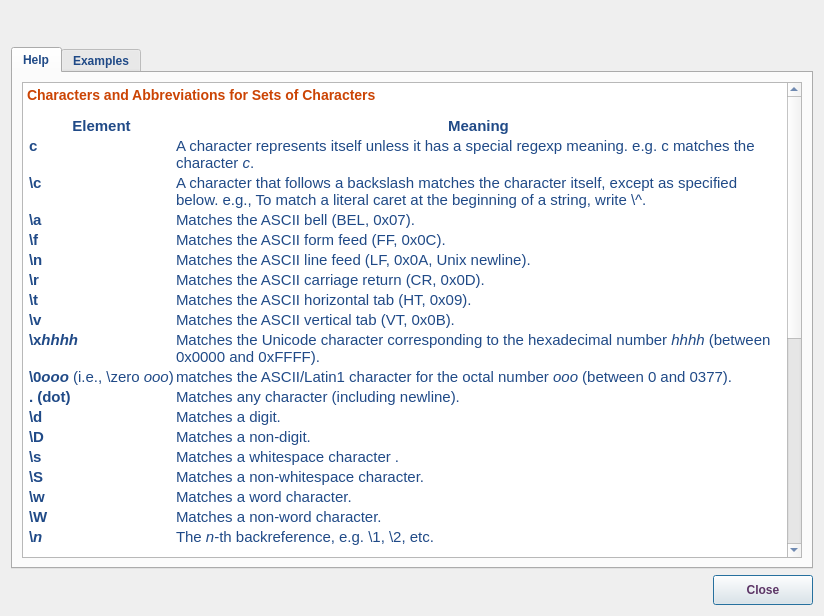
<?xml version="1.0" encoding="UTF-8"?>
<ui version="4.0">
 <class>RegexpHelpDialog</class>
 <widget class="QDialog" name="RegexpHelpDialog">
  <property name="geometry">
   <rect>
    <x>0</x>
    <y>0</y>
    <width>824</width>
    <height>616</height>
   </rect>
  </property>
  <property name="minimumSize">
   <size>
    <width>500</width>
    <height>300</height>
   </size>
  </property>
  <property name="windowTitle">
   <string>Regular Expressions</string>
  </property>
  <property name="windowIcon">
   <iconset resource="../../../../image.qrc">
    <normaloff>:/Image/regex.png</normaloff>:/Image/regex.png</iconset>
  </property>
  <layout class="QVBoxLayout" name="verticalLayout_2">
   <item>
    <layout class="QHBoxLayout" name="horizontalLayout_2">
     <item>
      <spacer name="horizontalSpacer_2">
       <property name="orientation">
        <enum>Qt::Horizontal</enum>
       </property>
       <property name="sizeHint" stdset="0">
        <size>
         <width>40</width>
         <height>20</height>
        </size>
       </property>
      </spacer>
     </item>
     <item>
      <widget class="QLabel" name="label">
       <property name="minimumSize">
        <size>
         <width>0</width>
         <height>30</height>
        </size>
       </property>
       <property name="maximumSize">
        <size>
         <width>16777215</width>
         <height>30</height>
        </size>
       </property>
       <property name="text">
        <string/>
       </property>
       <property name="pixmap">
        <pixmap resource="../../../../image.qrc">:/Image/regularExp.png</pixmap>
       </property>
       <property name="scaledContents">
        <bool>false</bool>
       </property>
       <property name="alignment">
        <set>Qt::AlignCenter</set>
       </property>
      </widget>
     </item>
     <item>
      <spacer name="horizontalSpacer_3">
       <property name="orientation">
        <enum>Qt::Horizontal</enum>
       </property>
       <property name="sizeHint" stdset="0">
        <size>
         <width>40</width>
         <height>20</height>
        </size>
       </property>
      </spacer>
     </item>
    </layout>
   </item>
   <item>
    <widget class="QTabWidget" name="tabWidget">
     <property name="font">
      <font>
       <weight>75</weight>
       <bold>true</bold>
      </font>
     </property>
     <property name="styleSheet">
      <string notr="true">color: rgb(32, 74, 135);</string>
     </property>
     <property name="currentIndex">
      <number>0</number>
     </property>
     <widget class="QWidget" name="tab">
      <attribute name="title">
       <string>Help</string>
      </attribute>
      <layout class="QVBoxLayout" name="verticalLayout">
       <item>
        <widget class="QTextEdit" name="textEdit_2">
         <property name="enabled">
          <bool>true</bool>
         </property>
         <property name="readOnly">
          <bool>true</bool>
         </property>
         <property name="html">
          <string>&lt;!DOCTYPE HTML PUBLIC &quot;-//W3C//DTD HTML 4.0//EN&quot; &quot;http://www.w3.org/TR/REC-html40/strict.dtd&quot;&gt;
&lt;html&gt;&lt;head&gt;&lt;meta name=&quot;qrichtext&quot; content=&quot;1&quot; /&gt;&lt;style type=&quot;text/css&quot;&gt;
p, li { white-space: pre-wrap; }
&lt;/style&gt;&lt;/head&gt;&lt;body style=&quot; font-family:'Ubuntu'; font-size:11pt; font-weight:600; font-style:normal;&quot;&gt;
&lt;p style=&quot; margin-top:14px; margin-bottom:12px; margin-left:0px; margin-right:0px; -qt-block-indent:0; text-indent:0px;&quot;&gt;&lt;span style=&quot; font-size:large; color:#cb4404;&quot;&gt;Characters and Abbreviations for Sets of Characters&lt;/span&gt;&lt;/p&gt;
&lt;p style=&quot;-qt-paragraph-type:empty; margin-top:0px; margin-bottom:0px; margin-left:0px; margin-right:0px; -qt-block-indent:0; text-indent:0px; font-weight:400; color:#204a87;&quot;&gt;&lt;br /&gt;&lt;/p&gt;
&lt;table border=&quot;0&quot; style=&quot; margin-top:0px; margin-bottom:0px; margin-left:0px; margin-right:0px;&quot; cellspacing=&quot;2&quot; cellpadding=&quot;0&quot;&gt;&lt;thead&gt;
&lt;tr&gt;
&lt;td&gt;
&lt;p align=&quot;center&quot; style=&quot; margin-top:0px; margin-bottom:0px; margin-left:0px; margin-right:0px; -qt-block-indent:0; text-indent:0px;&quot;&gt;&lt;span style=&quot; color:#204a87;&quot;&gt;Element&lt;/span&gt;&lt;/p&gt;&lt;/td&gt;
&lt;td&gt;
&lt;p align=&quot;center&quot; style=&quot; margin-top:0px; margin-bottom:0px; margin-left:0px; margin-right:0px; -qt-block-indent:0; text-indent:0px;&quot;&gt;&lt;span style=&quot; color:#204a87;&quot;&gt;Meaning&lt;/span&gt;&lt;/p&gt;&lt;/td&gt;&lt;/tr&gt;&lt;/thead&gt;
&lt;tr&gt;
&lt;td style=&quot; vertical-align:top;&quot;&gt;
&lt;p style=&quot; margin-top:0px; margin-bottom:0px; margin-left:0px; margin-right:0px; -qt-block-indent:0; text-indent:0px;&quot;&gt;&lt;span style=&quot; color:#204a87;&quot;&gt;c&lt;/span&gt;&lt;/p&gt;&lt;/td&gt;
&lt;td style=&quot; vertical-align:top;&quot;&gt;
&lt;p style=&quot; margin-top:0px; margin-bottom:0px; margin-left:0px; margin-right:0px; -qt-block-indent:0; text-indent:0px;&quot;&gt;&lt;span style=&quot; font-weight:400; color:#204a87;&quot;&gt;A character represents itself unless it has a special regexp meaning. e.g. c matches the character &lt;/span&gt;&lt;span style=&quot; font-weight:400; font-style:italic; color:#204a87;&quot;&gt;c&lt;/span&gt;&lt;span style=&quot; font-weight:400; color:#204a87;&quot;&gt;.&lt;/span&gt;&lt;/p&gt;&lt;/td&gt;&lt;/tr&gt;
&lt;tr&gt;
&lt;td style=&quot; vertical-align:top;&quot;&gt;
&lt;p style=&quot; margin-top:0px; margin-bottom:0px; margin-left:0px; margin-right:0px; -qt-block-indent:0; text-indent:0px;&quot;&gt;&lt;span style=&quot; color:#204a87;&quot;&gt;\c&lt;/span&gt;&lt;/p&gt;&lt;/td&gt;
&lt;td style=&quot; vertical-align:top;&quot;&gt;
&lt;p style=&quot; margin-top:0px; margin-bottom:0px; margin-left:0px; margin-right:0px; -qt-block-indent:0; text-indent:0px;&quot;&gt;&lt;span style=&quot; font-weight:400; color:#204a87;&quot;&gt;A character that follows a backslash matches the character itself, except as specified below. e.g., To match a literal caret at the beginning of a string, write \^.&lt;/span&gt;&lt;/p&gt;&lt;/td&gt;&lt;/tr&gt;
&lt;tr&gt;
&lt;td style=&quot; vertical-align:top;&quot;&gt;
&lt;p style=&quot; margin-top:0px; margin-bottom:0px; margin-left:0px; margin-right:0px; -qt-block-indent:0; text-indent:0px;&quot;&gt;&lt;span style=&quot; color:#204a87;&quot;&gt;\a&lt;/span&gt;&lt;/p&gt;&lt;/td&gt;
&lt;td style=&quot; vertical-align:top;&quot;&gt;
&lt;p style=&quot; margin-top:0px; margin-bottom:0px; margin-left:0px; margin-right:0px; -qt-block-indent:0; text-indent:0px;&quot;&gt;&lt;span style=&quot; font-weight:400; color:#204a87;&quot;&gt;Matches the ASCII bell (BEL, 0x07).&lt;/span&gt;&lt;/p&gt;&lt;/td&gt;&lt;/tr&gt;
&lt;tr&gt;
&lt;td style=&quot; vertical-align:top;&quot;&gt;
&lt;p style=&quot; margin-top:0px; margin-bottom:0px; margin-left:0px; margin-right:0px; -qt-block-indent:0; text-indent:0px;&quot;&gt;&lt;span style=&quot; color:#204a87;&quot;&gt;\f&lt;/span&gt;&lt;/p&gt;&lt;/td&gt;
&lt;td style=&quot; vertical-align:top;&quot;&gt;
&lt;p style=&quot; margin-top:0px; margin-bottom:0px; margin-left:0px; margin-right:0px; -qt-block-indent:0; text-indent:0px;&quot;&gt;&lt;span style=&quot; font-weight:400; color:#204a87;&quot;&gt;Matches the ASCII form feed (FF, 0x0C).&lt;/span&gt;&lt;/p&gt;&lt;/td&gt;&lt;/tr&gt;
&lt;tr&gt;
&lt;td style=&quot; vertical-align:top;&quot;&gt;
&lt;p style=&quot; margin-top:0px; margin-bottom:0px; margin-left:0px; margin-right:0px; -qt-block-indent:0; text-indent:0px;&quot;&gt;&lt;span style=&quot; color:#204a87;&quot;&gt;\n&lt;/span&gt;&lt;/p&gt;&lt;/td&gt;
&lt;td style=&quot; vertical-align:top;&quot;&gt;
&lt;p style=&quot; margin-top:0px; margin-bottom:0px; margin-left:0px; margin-right:0px; -qt-block-indent:0; text-indent:0px;&quot;&gt;&lt;span style=&quot; font-weight:400; color:#204a87;&quot;&gt;Matches the ASCII line feed (LF, 0x0A, Unix newline).&lt;/span&gt;&lt;/p&gt;&lt;/td&gt;&lt;/tr&gt;
&lt;tr&gt;
&lt;td style=&quot; vertical-align:top;&quot;&gt;
&lt;p style=&quot; margin-top:0px; margin-bottom:0px; margin-left:0px; margin-right:0px; -qt-block-indent:0; text-indent:0px;&quot;&gt;&lt;span style=&quot; color:#204a87;&quot;&gt;\r&lt;/span&gt;&lt;/p&gt;&lt;/td&gt;
&lt;td style=&quot; vertical-align:top;&quot;&gt;
&lt;p style=&quot; margin-top:0px; margin-bottom:0px; margin-left:0px; margin-right:0px; -qt-block-indent:0; text-indent:0px;&quot;&gt;&lt;span style=&quot; font-weight:400; color:#204a87;&quot;&gt;Matches the ASCII carriage return (CR, 0x0D).&lt;/span&gt;&lt;/p&gt;&lt;/td&gt;&lt;/tr&gt;
&lt;tr&gt;
&lt;td style=&quot; vertical-align:top;&quot;&gt;
&lt;p style=&quot; margin-top:0px; margin-bottom:0px; margin-left:0px; margin-right:0px; -qt-block-indent:0; text-indent:0px;&quot;&gt;&lt;span style=&quot; color:#204a87;&quot;&gt;\t&lt;/span&gt;&lt;/p&gt;&lt;/td&gt;
&lt;td style=&quot; vertical-align:top;&quot;&gt;
&lt;p style=&quot; margin-top:0px; margin-bottom:0px; margin-left:0px; margin-right:0px; -qt-block-indent:0; text-indent:0px;&quot;&gt;&lt;span style=&quot; font-weight:400; color:#204a87;&quot;&gt;Matches the ASCII horizontal tab (HT, 0x09).&lt;/span&gt;&lt;/p&gt;&lt;/td&gt;&lt;/tr&gt;
&lt;tr&gt;
&lt;td style=&quot; vertical-align:top;&quot;&gt;
&lt;p style=&quot; margin-top:0px; margin-bottom:0px; margin-left:0px; margin-right:0px; -qt-block-indent:0; text-indent:0px;&quot;&gt;&lt;span style=&quot; color:#204a87;&quot;&gt;\v&lt;/span&gt;&lt;/p&gt;&lt;/td&gt;
&lt;td style=&quot; vertical-align:top;&quot;&gt;
&lt;p style=&quot; margin-top:0px; margin-bottom:0px; margin-left:0px; margin-right:0px; -qt-block-indent:0; text-indent:0px;&quot;&gt;&lt;span style=&quot; font-weight:400; color:#204a87;&quot;&gt;Matches the ASCII vertical tab (VT, 0x0B).&lt;/span&gt;&lt;/p&gt;&lt;/td&gt;&lt;/tr&gt;
&lt;tr&gt;
&lt;td style=&quot; vertical-align:top;&quot;&gt;
&lt;p style=&quot; margin-top:0px; margin-bottom:0px; margin-left:0px; margin-right:0px; -qt-block-indent:0; text-indent:0px;&quot;&gt;&lt;span style=&quot; color:#204a87;&quot;&gt;\x&lt;/span&gt;&lt;span style=&quot; font-style:italic; color:#204a87;&quot;&gt;hhhh&lt;/span&gt;&lt;/p&gt;&lt;/td&gt;
&lt;td style=&quot; vertical-align:top;&quot;&gt;
&lt;p style=&quot; margin-top:0px; margin-bottom:0px; margin-left:0px; margin-right:0px; -qt-block-indent:0; text-indent:0px;&quot;&gt;&lt;span style=&quot; font-weight:400; color:#204a87;&quot;&gt;Matches the Unicode character corresponding to the hexadecimal number &lt;/span&gt;&lt;span style=&quot; font-weight:400; font-style:italic; color:#204a87;&quot;&gt;hhhh&lt;/span&gt;&lt;span style=&quot; font-weight:400; color:#204a87;&quot;&gt; (between 0x0000 and 0xFFFF).&lt;/span&gt;&lt;/p&gt;&lt;/td&gt;&lt;/tr&gt;
&lt;tr&gt;
&lt;td style=&quot; vertical-align:top;&quot;&gt;
&lt;p style=&quot; margin-top:0px; margin-bottom:0px; margin-left:0px; margin-right:0px; -qt-block-indent:0; text-indent:0px;&quot;&gt;&lt;span style=&quot; color:#204a87;&quot;&gt;\0&lt;/span&gt;&lt;span style=&quot; font-style:italic; color:#204a87;&quot;&gt;ooo&lt;/span&gt;&lt;span style=&quot; color:#204a87;&quot;&gt; &lt;/span&gt;&lt;span style=&quot; font-weight:400; color:#204a87;&quot;&gt;(i.e., \zero &lt;/span&gt;&lt;span style=&quot; font-weight:400; font-style:italic; color:#204a87;&quot;&gt;ooo&lt;/span&gt;&lt;span style=&quot; font-weight:400; color:#204a87;&quot;&gt;)&lt;/span&gt;&lt;/p&gt;&lt;/td&gt;
&lt;td style=&quot; vertical-align:top;&quot;&gt;
&lt;p style=&quot; margin-top:0px; margin-bottom:0px; margin-left:0px; margin-right:0px; -qt-block-indent:0; text-indent:0px;&quot;&gt;&lt;span style=&quot; font-weight:400; color:#204a87;&quot;&gt;matches the ASCII/Latin1 character for the octal number &lt;/span&gt;&lt;span style=&quot; font-weight:400; font-style:italic; color:#204a87;&quot;&gt;ooo&lt;/span&gt;&lt;span style=&quot; font-weight:400; color:#204a87;&quot;&gt; (between 0 and 0377).&lt;/span&gt;&lt;/p&gt;&lt;/td&gt;&lt;/tr&gt;
&lt;tr&gt;
&lt;td style=&quot; vertical-align:top;&quot;&gt;
&lt;p style=&quot; margin-top:0px; margin-bottom:0px; margin-left:0px; margin-right:0px; -qt-block-indent:0; text-indent:0px;&quot;&gt;&lt;span style=&quot; color:#204a87;&quot;&gt;. (dot)&lt;/span&gt;&lt;/p&gt;&lt;/td&gt;
&lt;td style=&quot; vertical-align:top;&quot;&gt;
&lt;p style=&quot; margin-top:0px; margin-bottom:0px; margin-left:0px; margin-right:0px; -qt-block-indent:0; text-indent:0px;&quot;&gt;&lt;span style=&quot; font-weight:400; color:#204a87;&quot;&gt;Matches any character (including newline).&lt;/span&gt;&lt;/p&gt;&lt;/td&gt;&lt;/tr&gt;
&lt;tr&gt;
&lt;td style=&quot; vertical-align:top;&quot;&gt;
&lt;p style=&quot; margin-top:0px; margin-bottom:0px; margin-left:0px; margin-right:0px; -qt-block-indent:0; text-indent:0px;&quot;&gt;&lt;span style=&quot; color:#204a87;&quot;&gt;\d&lt;/span&gt;&lt;/p&gt;&lt;/td&gt;
&lt;td style=&quot; vertical-align:top;&quot;&gt;
&lt;p style=&quot; margin-top:0px; margin-bottom:0px; margin-left:0px; margin-right:0px; -qt-block-indent:0; text-indent:0px;&quot;&gt;&lt;span style=&quot; font-weight:400; color:#204a87;&quot;&gt;Matches a digit.&lt;/span&gt;&lt;/p&gt;&lt;/td&gt;&lt;/tr&gt;
&lt;tr&gt;
&lt;td style=&quot; vertical-align:top;&quot;&gt;
&lt;p style=&quot; margin-top:0px; margin-bottom:0px; margin-left:0px; margin-right:0px; -qt-block-indent:0; text-indent:0px;&quot;&gt;&lt;span style=&quot; color:#204a87;&quot;&gt;\D&lt;/span&gt;&lt;/p&gt;&lt;/td&gt;
&lt;td style=&quot; vertical-align:top;&quot;&gt;
&lt;p style=&quot; margin-top:0px; margin-bottom:0px; margin-left:0px; margin-right:0px; -qt-block-indent:0; text-indent:0px;&quot;&gt;&lt;span style=&quot; font-weight:400; color:#204a87;&quot;&gt;Matches a non-digit.&lt;/span&gt;&lt;/p&gt;&lt;/td&gt;&lt;/tr&gt;
&lt;tr&gt;
&lt;td style=&quot; vertical-align:top;&quot;&gt;
&lt;p style=&quot; margin-top:0px; margin-bottom:0px; margin-left:0px; margin-right:0px; -qt-block-indent:0; text-indent:0px;&quot;&gt;&lt;span style=&quot; color:#204a87;&quot;&gt;\s&lt;/span&gt;&lt;/p&gt;&lt;/td&gt;
&lt;td style=&quot; vertical-align:top;&quot;&gt;
&lt;p style=&quot; margin-top:0px; margin-bottom:0px; margin-left:0px; margin-right:0px; -qt-block-indent:0; text-indent:0px;&quot;&gt;&lt;span style=&quot; font-weight:400; color:#204a87;&quot;&gt;Matches a whitespace character .&lt;/span&gt;&lt;/p&gt;&lt;/td&gt;&lt;/tr&gt;
&lt;tr&gt;
&lt;td style=&quot; vertical-align:top;&quot;&gt;
&lt;p style=&quot; margin-top:0px; margin-bottom:0px; margin-left:0px; margin-right:0px; -qt-block-indent:0; text-indent:0px;&quot;&gt;&lt;span style=&quot; color:#204a87;&quot;&gt;\S&lt;/span&gt;&lt;/p&gt;&lt;/td&gt;
&lt;td style=&quot; vertical-align:top;&quot;&gt;
&lt;p style=&quot; margin-top:0px; margin-bottom:0px; margin-left:0px; margin-right:0px; -qt-block-indent:0; text-indent:0px;&quot;&gt;&lt;span style=&quot; font-weight:400; color:#204a87;&quot;&gt;Matches a non-whitespace character.&lt;/span&gt;&lt;/p&gt;&lt;/td&gt;&lt;/tr&gt;
&lt;tr&gt;
&lt;td style=&quot; vertical-align:top;&quot;&gt;
&lt;p style=&quot; margin-top:0px; margin-bottom:0px; margin-left:0px; margin-right:0px; -qt-block-indent:0; text-indent:0px;&quot;&gt;&lt;span style=&quot; color:#204a87;&quot;&gt;\w&lt;/span&gt;&lt;/p&gt;&lt;/td&gt;
&lt;td style=&quot; vertical-align:top;&quot;&gt;
&lt;p style=&quot; margin-top:0px; margin-bottom:0px; margin-left:0px; margin-right:0px; -qt-block-indent:0; text-indent:0px;&quot;&gt;&lt;span style=&quot; font-weight:400; color:#204a87;&quot;&gt;Matches a word character.&lt;/span&gt;&lt;/p&gt;&lt;/td&gt;&lt;/tr&gt;
&lt;tr&gt;
&lt;td style=&quot; vertical-align:top;&quot;&gt;
&lt;p style=&quot; margin-top:0px; margin-bottom:0px; margin-left:0px; margin-right:0px; -qt-block-indent:0; text-indent:0px;&quot;&gt;&lt;span style=&quot; color:#204a87;&quot;&gt;\W&lt;/span&gt;&lt;/p&gt;&lt;/td&gt;
&lt;td style=&quot; vertical-align:top;&quot;&gt;
&lt;p style=&quot; margin-top:0px; margin-bottom:0px; margin-left:0px; margin-right:0px; -qt-block-indent:0; text-indent:0px;&quot;&gt;&lt;span style=&quot; font-weight:400; color:#204a87;&quot;&gt;Matches a non-word character.&lt;/span&gt;&lt;/p&gt;&lt;/td&gt;&lt;/tr&gt;
&lt;tr&gt;
&lt;td style=&quot; vertical-align:top;&quot;&gt;
&lt;p style=&quot; margin-top:0px; margin-bottom:0px; margin-left:0px; margin-right:0px; -qt-block-indent:0; text-indent:0px;&quot;&gt;&lt;span style=&quot; color:#204a87;&quot;&gt;\&lt;/span&gt;&lt;span style=&quot; font-style:italic; color:#204a87;&quot;&gt;n&lt;/span&gt;&lt;/p&gt;&lt;/td&gt;
&lt;td style=&quot; vertical-align:top;&quot;&gt;
&lt;p style=&quot; margin-top:0px; margin-bottom:0px; margin-left:0px; margin-right:0px; -qt-block-indent:0; text-indent:0px;&quot;&gt;&lt;span style=&quot; font-weight:400; color:#204a87;&quot;&gt;The &lt;/span&gt;&lt;span style=&quot; font-weight:400; font-style:italic; color:#204a87;&quot;&gt;n&lt;/span&gt;&lt;span style=&quot; font-weight:400; color:#204a87;&quot;&gt;-th backreference, e.g. \1, \2, etc.&lt;/span&gt;&lt;/p&gt;&lt;/td&gt;&lt;/tr&gt;&lt;/table&gt;
&lt;p style=&quot;-qt-paragraph-type:empty; margin-top:0px; margin-bottom:0px; margin-left:0px; margin-right:0px; -qt-block-indent:0; text-indent:0px; font-weight:400; color:#204a87;&quot;&gt;&lt;br /&gt;&lt;/p&gt;
&lt;p style=&quot;-qt-paragraph-type:empty; margin-top:0px; margin-bottom:0px; margin-left:0px; margin-right:0px; -qt-block-indent:0; text-indent:0px; font-weight:400; color:#204a87;&quot;&gt;&lt;br /&gt;&lt;/p&gt;
&lt;p style=&quot;-qt-paragraph-type:empty; margin-top:0px; margin-bottom:0px; margin-left:0px; margin-right:0px; -qt-block-indent:0; text-indent:0px; font-weight:400; color:#204a87;&quot;&gt;&lt;br /&gt;&lt;/p&gt;
&lt;p style=&quot; margin-top:0px; margin-bottom:0px; margin-left:0px; margin-right:0px; -qt-block-indent:0; text-indent:0px;&quot;&gt;&lt;span style=&quot; font-size:large; color:#ce5c00;&quot;&gt;Quantifiers&lt;/span&gt;&lt;/p&gt;
&lt;p style=&quot; margin-top:12px; margin-bottom:12px; margin-left:0px; margin-right:0px; -qt-block-indent:0; text-indent:0px;&quot;&gt;&lt;span style=&quot; font-weight:400; color:#204a87;&quot;&gt;By default, an expression is automatically quantified by {1,1}, i.e. it should occur exactly once. In the following list, &lt;/span&gt;&lt;span style=&quot; font-weight:400; font-style:italic; color:#204a87;&quot;&gt;E&lt;/span&gt;&lt;span style=&quot; font-weight:400; color:#204a87;&quot;&gt; stands for expression. An expression is a character, or an abbreviation for a set of characters, or a set of characters in square brackets, or an expression in parentheses.&lt;/span&gt;&lt;/p&gt;
&lt;p style=&quot;-qt-paragraph-type:empty; margin-top:0px; margin-bottom:0px; margin-left:0px; margin-right:0px; -qt-block-indent:0; text-indent:0px; font-weight:400; color:#204a87;&quot;&gt;&lt;br /&gt;&lt;/p&gt;
&lt;table border=&quot;0&quot; style=&quot; margin-top:0px; margin-bottom:0px; margin-left:0px; margin-right:0px;&quot; cellspacing=&quot;2&quot; cellpadding=&quot;0&quot;&gt;
&lt;tr&gt;
&lt;td style=&quot; vertical-align:top;&quot;&gt;
&lt;p style=&quot; margin-top:0px; margin-bottom:0px; margin-left:0px; margin-right:0px; -qt-block-indent:0; text-indent:0px;&quot;&gt;&lt;span style=&quot; font-style:italic; color:#204a87;&quot;&gt;E&lt;/span&gt;&lt;span style=&quot; color:#204a87;&quot;&gt;?&lt;/span&gt;&lt;/p&gt;&lt;/td&gt;
&lt;td style=&quot; vertical-align:top;&quot;&gt;
&lt;p style=&quot; margin-top:0px; margin-bottom:0px; margin-left:0px; margin-right:0px; -qt-block-indent:0; text-indent:0px;&quot;&gt;&lt;span style=&quot; font-weight:400; color:#204a87;&quot;&gt;Matches zero or one occurrences of &lt;/span&gt;&lt;span style=&quot; font-weight:400; font-style:italic; color:#204a87;&quot;&gt;E&lt;/span&gt;&lt;span style=&quot; font-weight:400; color:#204a87;&quot;&gt;. This quantifier means &lt;/span&gt;&lt;span style=&quot; font-weight:400; font-style:italic; color:#204a87;&quot;&gt;The previous expression is optional&lt;/span&gt;&lt;span style=&quot; font-weight:400; color:#204a87;&quot;&gt;, because it will match whether or not the expression is found. &lt;/span&gt;&lt;span style=&quot; font-weight:400; font-style:italic; color:#204a87;&quot;&gt;E&lt;/span&gt;&lt;span style=&quot; font-weight:400; color:#204a87;&quot;&gt;? is the same as &lt;/span&gt;&lt;span style=&quot; font-weight:400; font-style:italic; color:#204a87;&quot;&gt;E&lt;/span&gt;&lt;span style=&quot; font-weight:400; color:#204a87;&quot;&gt;{0,1}. e.g., dents? matches 'dent' or 'dents'.&lt;/span&gt;&lt;/p&gt;&lt;/td&gt;&lt;/tr&gt;
&lt;tr&gt;
&lt;td style=&quot; vertical-align:top;&quot;&gt;
&lt;p style=&quot; margin-top:0px; margin-bottom:0px; margin-left:0px; margin-right:0px; -qt-block-indent:0; text-indent:0px;&quot;&gt;&lt;span style=&quot; font-style:italic; color:#204a87;&quot;&gt;E&lt;/span&gt;&lt;span style=&quot; color:#204a87;&quot;&gt;+&lt;/span&gt;&lt;/p&gt;&lt;/td&gt;
&lt;td style=&quot; vertical-align:top;&quot;&gt;
&lt;p style=&quot; margin-top:0px; margin-bottom:0px; margin-left:0px; margin-right:0px; -qt-block-indent:0; text-indent:0px;&quot;&gt;&lt;span style=&quot; font-weight:400; color:#204a87;&quot;&gt;Matches one or more occurrences of &lt;/span&gt;&lt;span style=&quot; font-weight:400; font-style:italic; color:#204a87;&quot;&gt;E&lt;/span&gt;&lt;span style=&quot; font-weight:400; color:#204a87;&quot;&gt;. &lt;/span&gt;&lt;span style=&quot; font-weight:400; font-style:italic; color:#204a87;&quot;&gt;E&lt;/span&gt;&lt;span style=&quot; font-weight:400; color:#204a87;&quot;&gt;+ is the same as &lt;/span&gt;&lt;span style=&quot; font-weight:400; font-style:italic; color:#204a87;&quot;&gt;E&lt;/span&gt;&lt;span style=&quot; font-weight:400; color:#204a87;&quot;&gt;{1,}. e.g., 0+ matches '0', '00', '000', etc.&lt;/span&gt;&lt;/p&gt;&lt;/td&gt;&lt;/tr&gt;
&lt;tr&gt;
&lt;td style=&quot; vertical-align:top;&quot;&gt;
&lt;p style=&quot; margin-top:0px; margin-bottom:0px; margin-left:0px; margin-right:0px; -qt-block-indent:0; text-indent:0px;&quot;&gt;&lt;span style=&quot; font-style:italic; color:#204a87;&quot;&gt;E&lt;/span&gt;&lt;span style=&quot; color:#204a87;&quot;&gt;*&lt;/span&gt;&lt;/p&gt;&lt;/td&gt;
&lt;td style=&quot; vertical-align:top;&quot;&gt;
&lt;p style=&quot; margin-top:0px; margin-bottom:0px; margin-left:0px; margin-right:0px; -qt-block-indent:0; text-indent:0px;&quot;&gt;&lt;span style=&quot; font-weight:400; color:#204a87;&quot;&gt;Matches zero or more occurrences of &lt;/span&gt;&lt;span style=&quot; font-weight:400; font-style:italic; color:#204a87;&quot;&gt;E&lt;/span&gt;&lt;span style=&quot; font-weight:400; color:#204a87;&quot;&gt;. It is the same as &lt;/span&gt;&lt;span style=&quot; font-weight:400; font-style:italic; color:#204a87;&quot;&gt;E&lt;/span&gt;&lt;span style=&quot; font-weight:400; color:#204a87;&quot;&gt;{0,}. The * quantifier is often used in error where + should be used. For example, if \s*$ is used in an expression to match strings that end in whitespace, it will match every string because \s*$ means &lt;/span&gt;&lt;span style=&quot; font-weight:400; font-style:italic; color:#204a87;&quot;&gt;Match zero or more whitespaces followed by end of string&lt;/span&gt;&lt;span style=&quot; font-weight:400; color:#204a87;&quot;&gt;. The correct regexp to match strings that have at least one trailing whitespace character is \s+$.&lt;/span&gt;&lt;/p&gt;&lt;/td&gt;&lt;/tr&gt;
&lt;tr&gt;
&lt;td style=&quot; vertical-align:top;&quot;&gt;
&lt;p style=&quot; margin-top:0px; margin-bottom:0px; margin-left:0px; margin-right:0px; -qt-block-indent:0; text-indent:0px;&quot;&gt;&lt;span style=&quot; font-style:italic; color:#204a87;&quot;&gt;E&lt;/span&gt;&lt;span style=&quot; color:#204a87;&quot;&gt;{n}&lt;/span&gt;&lt;/p&gt;&lt;/td&gt;
&lt;td style=&quot; vertical-align:top;&quot;&gt;
&lt;p style=&quot; margin-top:0px; margin-bottom:0px; margin-left:0px; margin-right:0px; -qt-block-indent:0; text-indent:0px;&quot;&gt;&lt;span style=&quot; font-weight:400; color:#204a87;&quot;&gt;Matches exactly &lt;/span&gt;&lt;span style=&quot; font-weight:400; font-style:italic; color:#204a87;&quot;&gt;n&lt;/span&gt;&lt;span style=&quot; font-weight:400; color:#204a87;&quot;&gt; occurrences of &lt;/span&gt;&lt;span style=&quot; font-weight:400; font-style:italic; color:#204a87;&quot;&gt;E&lt;/span&gt;&lt;span style=&quot; font-weight:400; color:#204a87;&quot;&gt;. &lt;/span&gt;&lt;span style=&quot; font-weight:400; font-style:italic; color:#204a87;&quot;&gt;E&lt;/span&gt;&lt;span style=&quot; font-weight:400; color:#204a87;&quot;&gt;{n} is the same as repeating &lt;/span&gt;&lt;span style=&quot; font-weight:400; font-style:italic; color:#204a87;&quot;&gt;E&lt;/span&gt;&lt;span style=&quot; font-weight:400; color:#204a87;&quot;&gt; &lt;/span&gt;&lt;span style=&quot; font-weight:400; font-style:italic; color:#204a87;&quot;&gt;n&lt;/span&gt;&lt;span style=&quot; font-weight:400; color:#204a87;&quot;&gt; times. For example, x{5} is the same as xxxxx. It is also the same as &lt;/span&gt;&lt;span style=&quot; font-weight:400; font-style:italic; color:#204a87;&quot;&gt;E&lt;/span&gt;&lt;span style=&quot; font-weight:400; color:#204a87;&quot;&gt;{n,n}, e.g. x{5,5}.&lt;/span&gt;&lt;/p&gt;&lt;/td&gt;&lt;/tr&gt;
&lt;tr&gt;
&lt;td style=&quot; vertical-align:top;&quot;&gt;
&lt;p style=&quot; margin-top:0px; margin-bottom:0px; margin-left:0px; margin-right:0px; -qt-block-indent:0; text-indent:0px;&quot;&gt;&lt;span style=&quot; font-style:italic; color:#204a87;&quot;&gt;E&lt;/span&gt;&lt;span style=&quot; color:#204a87;&quot;&gt;{n,}&lt;/span&gt;&lt;/p&gt;&lt;/td&gt;
&lt;td style=&quot; vertical-align:top;&quot;&gt;
&lt;p style=&quot; margin-top:0px; margin-bottom:0px; margin-left:0px; margin-right:0px; -qt-block-indent:0; text-indent:0px;&quot;&gt;&lt;span style=&quot; font-weight:400; color:#204a87;&quot;&gt;Matches at least &lt;/span&gt;&lt;span style=&quot; font-weight:400; font-style:italic; color:#204a87;&quot;&gt;n&lt;/span&gt;&lt;span style=&quot; font-weight:400; color:#204a87;&quot;&gt; occurrences of &lt;/span&gt;&lt;span style=&quot; font-weight:400; font-style:italic; color:#204a87;&quot;&gt;E&lt;/span&gt;&lt;span style=&quot; font-weight:400; color:#204a87;&quot;&gt;.&lt;/span&gt;&lt;/p&gt;&lt;/td&gt;&lt;/tr&gt;
&lt;tr&gt;
&lt;td style=&quot; vertical-align:top;&quot;&gt;
&lt;p style=&quot; margin-top:0px; margin-bottom:0px; margin-left:0px; margin-right:0px; -qt-block-indent:0; text-indent:0px;&quot;&gt;&lt;span style=&quot; font-style:italic; color:#204a87;&quot;&gt;E&lt;/span&gt;&lt;span style=&quot; color:#204a87;&quot;&gt;{,m}&lt;/span&gt;&lt;/p&gt;&lt;/td&gt;
&lt;td style=&quot; vertical-align:top;&quot;&gt;
&lt;p style=&quot; margin-top:0px; margin-bottom:0px; margin-left:0px; margin-right:0px; -qt-block-indent:0; text-indent:0px;&quot;&gt;&lt;span style=&quot; font-weight:400; color:#204a87;&quot;&gt;Matches at most &lt;/span&gt;&lt;span style=&quot; font-weight:400; font-style:italic; color:#204a87;&quot;&gt;m&lt;/span&gt;&lt;span style=&quot; font-weight:400; color:#204a87;&quot;&gt; occurrences of &lt;/span&gt;&lt;span style=&quot; font-weight:400; font-style:italic; color:#204a87;&quot;&gt;E&lt;/span&gt;&lt;span style=&quot; font-weight:400; color:#204a87;&quot;&gt;. &lt;/span&gt;&lt;span style=&quot; font-weight:400; font-style:italic; color:#204a87;&quot;&gt;E&lt;/span&gt;&lt;span style=&quot; font-weight:400; color:#204a87;&quot;&gt;{,m} is the same as &lt;/span&gt;&lt;span style=&quot; font-weight:400; font-style:italic; color:#204a87;&quot;&gt;E&lt;/span&gt;&lt;span style=&quot; font-weight:400; color:#204a87;&quot;&gt;{0,m}.&lt;/span&gt;&lt;/p&gt;&lt;/td&gt;&lt;/tr&gt;
&lt;tr&gt;
&lt;td style=&quot; vertical-align:top;&quot;&gt;
&lt;p style=&quot; margin-top:0px; margin-bottom:0px; margin-left:0px; margin-right:0px; -qt-block-indent:0; text-indent:0px;&quot;&gt;&lt;span style=&quot; font-style:italic; color:#204a87;&quot;&gt;E&lt;/span&gt;&lt;span style=&quot; color:#204a87;&quot;&gt;{n,m}&lt;/span&gt;&lt;/p&gt;&lt;/td&gt;
&lt;td style=&quot; vertical-align:top;&quot;&gt;
&lt;p style=&quot; margin-top:0px; margin-bottom:0px; margin-left:0px; margin-right:0px; -qt-block-indent:0; text-indent:0px;&quot;&gt;&lt;span style=&quot; font-weight:400; color:#204a87;&quot;&gt;Matches at least &lt;/span&gt;&lt;span style=&quot; font-weight:400; font-style:italic; color:#204a87;&quot;&gt;n&lt;/span&gt;&lt;span style=&quot; font-weight:400; color:#204a87;&quot;&gt; and at most &lt;/span&gt;&lt;span style=&quot; font-weight:400; font-style:italic; color:#204a87;&quot;&gt;m&lt;/span&gt;&lt;span style=&quot; font-weight:400; color:#204a87;&quot;&gt; occurrences of &lt;/span&gt;&lt;span style=&quot; font-weight:400; font-style:italic; color:#204a87;&quot;&gt;E&lt;/span&gt;&lt;span style=&quot; font-weight:400; color:#204a87;&quot;&gt;.&lt;/span&gt;&lt;/p&gt;&lt;/td&gt;&lt;/tr&gt;&lt;/table&gt;
&lt;p style=&quot;-qt-paragraph-type:empty; margin-top:0px; margin-bottom:0px; margin-left:0px; margin-right:0px; -qt-block-indent:0; text-indent:0px; font-weight:400; color:#204a87;&quot;&gt;&lt;br /&gt;&lt;/p&gt;
&lt;p style=&quot;-qt-paragraph-type:empty; margin-top:0px; margin-bottom:0px; margin-left:0px; margin-right:0px; -qt-block-indent:0; text-indent:0px; font-weight:400; color:#204a87;&quot;&gt;&lt;br /&gt;&lt;/p&gt;
&lt;p style=&quot;-qt-paragraph-type:empty; margin-top:0px; margin-bottom:0px; margin-left:0px; margin-right:0px; -qt-block-indent:0; text-indent:0px; font-weight:400; color:#204a87;&quot;&gt;&lt;br /&gt;&lt;/p&gt;
&lt;p style=&quot; margin-top:0px; margin-bottom:0px; margin-left:0px; margin-right:0px; -qt-block-indent:0; text-indent:0px;&quot;&gt;&lt;span style=&quot; font-size:large; color:#cb4404;&quot;&gt;Assertions&lt;/span&gt;&lt;/p&gt;
&lt;p style=&quot; margin-top:12px; margin-bottom:12px; margin-left:0px; margin-right:0px; -qt-block-indent:0; text-indent:0px;&quot;&gt;&lt;span style=&quot; font-weight:400; color:#204a87;&quot;&gt;Assertions make some statement about the text at the point where they occur in the regexp but they do not match any characters. In the following list &lt;/span&gt;&lt;span style=&quot; font-weight:400; font-style:italic; color:#204a87;&quot;&gt;E&lt;/span&gt;&lt;span style=&quot; font-weight:400; color:#204a87;&quot;&gt; stands for any expression.&lt;/span&gt;&lt;/p&gt;
&lt;p style=&quot;-qt-paragraph-type:empty; margin-top:0px; margin-bottom:0px; margin-left:0px; margin-right:0px; -qt-block-indent:0; text-indent:0px; font-weight:400; color:#204a87;&quot;&gt;&lt;br /&gt;&lt;/p&gt;
&lt;table border=&quot;0&quot; style=&quot; margin-top:0px; margin-bottom:0px; margin-left:0px; margin-right:0px;&quot; cellspacing=&quot;2&quot; cellpadding=&quot;0&quot;&gt;
&lt;tr&gt;
&lt;td style=&quot; vertical-align:top;&quot;&gt;
&lt;p style=&quot; margin-top:0px; margin-bottom:0px; margin-left:0px; margin-right:0px; -qt-block-indent:0; text-indent:0px;&quot;&gt;&lt;span style=&quot; color:#204a87;&quot;&gt;^&lt;/span&gt;&lt;/p&gt;&lt;/td&gt;
&lt;td style=&quot; vertical-align:top;&quot;&gt;
&lt;p style=&quot; margin-top:0px; margin-bottom:0px; margin-left:0px; margin-right:0px; -qt-block-indent:0; text-indent:0px;&quot;&gt;&lt;span style=&quot; font-weight:400; color:#204a87;&quot;&gt;The caret signifies the beginning of the string. If you wish to match a literal &lt;/span&gt;&lt;span style=&quot; font-family:'monospace'; font-weight:400; color:#204a87;&quot;&gt;^&lt;/span&gt;&lt;span style=&quot; font-weight:400; color:#204a87;&quot;&gt; you must escape it by writing &lt;/span&gt;&lt;span style=&quot; font-family:'monospace'; font-weight:400; color:#204a87;&quot;&gt;\\^&lt;/span&gt;&lt;span style=&quot; font-weight:400; color:#204a87;&quot;&gt;. For example, ^#include will only match strings which &lt;/span&gt;&lt;span style=&quot; font-weight:400; font-style:italic; color:#204a87;&quot;&gt;begin&lt;/span&gt;&lt;span style=&quot; font-weight:400; color:#204a87;&quot;&gt; with the characters '#include'. &lt;/span&gt;&lt;/p&gt;&lt;/td&gt;&lt;/tr&gt;
&lt;tr&gt;
&lt;td style=&quot; vertical-align:top;&quot;&gt;
&lt;p style=&quot; margin-top:0px; margin-bottom:0px; margin-left:0px; margin-right:0px; -qt-block-indent:0; text-indent:0px;&quot;&gt;&lt;span style=&quot; color:#204a87;&quot;&gt;$&lt;/span&gt;&lt;/p&gt;&lt;/td&gt;
&lt;td style=&quot; vertical-align:top;&quot;&gt;
&lt;p style=&quot; margin-top:0px; margin-bottom:0px; margin-left:0px; margin-right:0px; -qt-block-indent:0; text-indent:0px;&quot;&gt;&lt;span style=&quot; font-weight:400; color:#204a87;&quot;&gt;The dollar signifies the end of the string. For example \d\s*$ will match strings which end with a digit optionally followed by whitespace. If you wish to match a literal &lt;/span&gt;&lt;span style=&quot; font-family:'monospace'; font-weight:400; color:#204a87;&quot;&gt;$&lt;/span&gt;&lt;span style=&quot; font-weight:400; color:#204a87;&quot;&gt; you must escape it by writing &lt;/span&gt;&lt;span style=&quot; font-family:'monospace'; font-weight:400; color:#204a87;&quot;&gt;\\$&lt;/span&gt;&lt;span style=&quot; font-weight:400; color:#204a87;&quot;&gt;.&lt;/span&gt;&lt;/p&gt;&lt;/td&gt;&lt;/tr&gt;
&lt;tr&gt;
&lt;td style=&quot; vertical-align:top;&quot;&gt;
&lt;p style=&quot; margin-top:0px; margin-bottom:0px; margin-left:0px; margin-right:0px; -qt-block-indent:0; text-indent:0px;&quot;&gt;&lt;span style=&quot; color:#204a87;&quot;&gt;\b&lt;/span&gt;&lt;/p&gt;&lt;/td&gt;
&lt;td style=&quot; vertical-align:top;&quot;&gt;
&lt;p style=&quot; margin-top:0px; margin-bottom:0px; margin-left:0px; margin-right:0px; -qt-block-indent:0; text-indent:0px;&quot;&gt;&lt;span style=&quot; font-weight:400; color:#204a87;&quot;&gt;A word boundary. For example the regexp \bOK\b means match immediately after a word boundary (e.g. start of string or whitespace) the letter 'O' then the letter 'K' immediately before another word boundary (e.g. end of string or whitespace). But note that the assertion does not actually match any whitespace so if we write (\bOK\b) and we have a match it will only contain 'OK' even if the string is &amp;quot;It's &lt;/span&gt;&lt;span style=&quot; font-weight:400; text-decoration: underline; color:#204a87;&quot;&gt;OK&lt;/span&gt;&lt;span style=&quot; font-weight:400; color:#204a87;&quot;&gt; now&amp;quot;.&lt;/span&gt;&lt;/p&gt;&lt;/td&gt;&lt;/tr&gt;
&lt;tr&gt;
&lt;td style=&quot; vertical-align:top;&quot;&gt;
&lt;p style=&quot; margin-top:0px; margin-bottom:0px; margin-left:0px; margin-right:0px; -qt-block-indent:0; text-indent:0px;&quot;&gt;&lt;span style=&quot; color:#204a87;&quot;&gt;\B&lt;/span&gt;&lt;/p&gt;&lt;/td&gt;
&lt;td style=&quot; vertical-align:top;&quot;&gt;
&lt;p style=&quot; margin-top:0px; margin-bottom:0px; margin-left:0px; margin-right:0px; -qt-block-indent:0; text-indent:0px;&quot;&gt;&lt;span style=&quot; font-weight:400; color:#204a87;&quot;&gt;A non-word boundary. This assertion is true wherever \b is false. For example if we searched for \Bon\B in &amp;quot;Left on&amp;quot; the match would fail (space and end of string aren't non-word boundaries), but it would match in &amp;quot;t&lt;/span&gt;&lt;span style=&quot; font-weight:400; text-decoration: underline; color:#204a87;&quot;&gt;on&lt;/span&gt;&lt;span style=&quot; font-weight:400; color:#204a87;&quot;&gt;ne&amp;quot;.&lt;/span&gt;&lt;/p&gt;&lt;/td&gt;&lt;/tr&gt;
&lt;tr&gt;
&lt;td style=&quot; vertical-align:top;&quot;&gt;
&lt;p style=&quot; margin-top:0px; margin-bottom:0px; margin-left:0px; margin-right:0px; -qt-block-indent:0; text-indent:0px;&quot;&gt;&lt;span style=&quot; color:#204a87;&quot;&gt;(?=&lt;/span&gt;&lt;span style=&quot; font-style:italic; color:#204a87;&quot;&gt;E&lt;/span&gt;&lt;span style=&quot; color:#204a87;&quot;&gt;)&lt;/span&gt;&lt;/p&gt;&lt;/td&gt;
&lt;td style=&quot; vertical-align:top;&quot;&gt;
&lt;p style=&quot; margin-top:0px; margin-bottom:0px; margin-left:0px; margin-right:0px; -qt-block-indent:0; text-indent:0px;&quot;&gt;&lt;span style=&quot; font-weight:400; color:#204a87;&quot;&gt;Positive lookahead. This assertion is true if the expression matches at this point in the regexp. For example, const(?=\s+char) matches 'const' whenever it is followed by 'char', as in 'static &lt;/span&gt;&lt;span style=&quot; font-weight:400; text-decoration: underline; color:#204a87;&quot;&gt;const&lt;/span&gt;&lt;span style=&quot; font-weight:400; color:#204a87;&quot;&gt; char *'. &lt;/span&gt;&lt;/p&gt;&lt;/td&gt;&lt;/tr&gt;
&lt;tr&gt;
&lt;td style=&quot; vertical-align:top;&quot;&gt;
&lt;p style=&quot; margin-top:0px; margin-bottom:0px; margin-left:0px; margin-right:0px; -qt-block-indent:0; text-indent:0px;&quot;&gt;&lt;span style=&quot; color:#204a87;&quot;&gt;(?!&lt;/span&gt;&lt;span style=&quot; font-style:italic; color:#204a87;&quot;&gt;E&lt;/span&gt;&lt;span style=&quot; color:#204a87;&quot;&gt;)&lt;/span&gt;&lt;/p&gt;&lt;/td&gt;
&lt;td style=&quot; vertical-align:top;&quot;&gt;
&lt;p style=&quot; margin-top:0px; margin-bottom:0px; margin-left:0px; margin-right:0px; -qt-block-indent:0; text-indent:0px;&quot;&gt;&lt;span style=&quot; font-weight:400; color:#204a87;&quot;&gt;Negative lookahead. This assertion is true if the expression does not match at this point in the regexp. For example, const(?!\s+char) matches 'const' &lt;/span&gt;&lt;span style=&quot; font-weight:400; font-style:italic; color:#204a87;&quot;&gt;except&lt;/span&gt;&lt;span style=&quot; font-weight:400; color:#204a87;&quot;&gt; when it is followed by 'char'.&lt;/span&gt;&lt;/p&gt;&lt;/td&gt;&lt;/tr&gt;&lt;/table&gt;
&lt;p style=&quot;-qt-paragraph-type:empty; margin-top:0px; margin-bottom:0px; margin-left:0px; margin-right:0px; -qt-block-indent:0; text-indent:0px; font-weight:400; color:#204a87;&quot;&gt;&lt;br /&gt;&lt;/p&gt;
&lt;p style=&quot;-qt-paragraph-type:empty; margin-top:0px; margin-bottom:0px; margin-left:0px; margin-right:0px; -qt-block-indent:0; text-indent:0px; font-weight:400; color:#204a87;&quot;&gt;&lt;br /&gt;&lt;/p&gt;
&lt;p style=&quot;-qt-paragraph-type:empty; margin-top:0px; margin-bottom:0px; margin-left:0px; margin-right:0px; -qt-block-indent:0; text-indent:0px; font-weight:400; color:#204a87;&quot;&gt;&lt;br /&gt;&lt;/p&gt;
&lt;p style=&quot; margin-top:0px; margin-bottom:0px; margin-left:0px; margin-right:0px; -qt-block-indent:0; text-indent:0px;&quot;&gt;&lt;span style=&quot; font-size:large; color:#cb4404;&quot;&gt;Wildcard Matching&lt;/span&gt;&lt;/p&gt;
&lt;p style=&quot; margin-top:12px; margin-bottom:12px; margin-left:0px; margin-right:0px; -qt-block-indent:0; text-indent:0px;&quot;&gt;&lt;span style=&quot; font-weight:400; color:#204a87;&quot;&gt;Most command shells such as &lt;/span&gt;&lt;span style=&quot; font-weight:400; font-style:italic; color:#204a87;&quot;&gt;bash&lt;/span&gt;&lt;span style=&quot; font-weight:400; color:#204a87;&quot;&gt; or &lt;/span&gt;&lt;span style=&quot; font-weight:400; font-style:italic; color:#204a87;&quot;&gt;cmd.exe&lt;/span&gt;&lt;span style=&quot; font-weight:400; color:#204a87;&quot;&gt; support &amp;quot;file globbing&amp;quot;, the ability to identify a group of files by using wildcards. &lt;/span&gt;&lt;/p&gt;
&lt;p style=&quot;-qt-paragraph-type:empty; margin-top:0px; margin-bottom:0px; margin-left:0px; margin-right:0px; -qt-block-indent:0; text-indent:0px; font-weight:400; color:#204a87;&quot;&gt;&lt;br /&gt;&lt;/p&gt;
&lt;table border=&quot;0&quot; style=&quot; margin-top:0px; margin-bottom:0px; margin-left:0px; margin-right:0px;&quot; cellspacing=&quot;2&quot; cellpadding=&quot;0&quot;&gt;
&lt;tr&gt;
&lt;td style=&quot; vertical-align:top;&quot;&gt;
&lt;p style=&quot; margin-top:0px; margin-bottom:0px; margin-left:0px; margin-right:0px; -qt-block-indent:0; text-indent:0px;&quot;&gt;&lt;span style=&quot; color:#204a87;&quot;&gt;c&lt;/span&gt;&lt;/p&gt;&lt;/td&gt;
&lt;td style=&quot; vertical-align:top;&quot;&gt;
&lt;p style=&quot; margin-top:0px; margin-bottom:0px; margin-left:0px; margin-right:0px; -qt-block-indent:0; text-indent:0px;&quot;&gt;&lt;span style=&quot; font-weight:400; color:#204a87;&quot;&gt;Any character represents itself apart from those mentioned below. Thus c matches the character &lt;/span&gt;&lt;span style=&quot; font-weight:400; font-style:italic; color:#204a87;&quot;&gt;c&lt;/span&gt;&lt;span style=&quot; font-weight:400; color:#204a87;&quot;&gt;.&lt;/span&gt;&lt;/p&gt;&lt;/td&gt;&lt;/tr&gt;
&lt;tr&gt;
&lt;td style=&quot; vertical-align:top;&quot;&gt;
&lt;p style=&quot; margin-top:0px; margin-bottom:0px; margin-left:0px; margin-right:0px; -qt-block-indent:0; text-indent:0px;&quot;&gt;&lt;span style=&quot; color:#204a87;&quot;&gt;?&lt;/span&gt;&lt;/p&gt;&lt;/td&gt;
&lt;td style=&quot; vertical-align:top;&quot;&gt;
&lt;p style=&quot; margin-top:0px; margin-bottom:0px; margin-left:0px; margin-right:0px; -qt-block-indent:0; text-indent:0px;&quot;&gt;&lt;span style=&quot; font-weight:400; color:#204a87;&quot;&gt;Matches any single character. It is the same as . in full regexps.&lt;/span&gt;&lt;/p&gt;&lt;/td&gt;&lt;/tr&gt;
&lt;tr&gt;
&lt;td style=&quot; vertical-align:top;&quot;&gt;
&lt;p style=&quot; margin-top:0px; margin-bottom:0px; margin-left:0px; margin-right:0px; -qt-block-indent:0; text-indent:0px;&quot;&gt;&lt;span style=&quot; color:#204a87;&quot;&gt;*&lt;/span&gt;&lt;/p&gt;&lt;/td&gt;
&lt;td style=&quot; vertical-align:top;&quot;&gt;
&lt;p style=&quot; margin-top:0px; margin-bottom:0px; margin-left:0px; margin-right:0px; -qt-block-indent:0; text-indent:0px;&quot;&gt;&lt;span style=&quot; font-weight:400; color:#204a87;&quot;&gt;Matches zero or more of any characters. It is the same as .* in full regexps.&lt;/span&gt;&lt;/p&gt;&lt;/td&gt;&lt;/tr&gt;
&lt;tr&gt;
&lt;td style=&quot; vertical-align:top;&quot;&gt;
&lt;p style=&quot; margin-top:0px; margin-bottom:0px; margin-left:0px; margin-right:0px; -qt-block-indent:0; text-indent:0px;&quot;&gt;&lt;span style=&quot; color:#204a87;&quot;&gt;[...]&lt;/span&gt;&lt;/p&gt;&lt;/td&gt;
&lt;td style=&quot; vertical-align:top;&quot;&gt;
&lt;p style=&quot; margin-top:0px; margin-bottom:0px; margin-left:0px; margin-right:0px; -qt-block-indent:0; text-indent:0px;&quot;&gt;&lt;span style=&quot; font-weight:400; color:#204a87;&quot;&gt;Sets of characters can be represented in square brackets, similar to full regexps. Within the character class, like outside, backslash has no special meaning.&lt;/span&gt;&lt;/p&gt;&lt;/td&gt;&lt;/tr&gt;&lt;/table&gt;
&lt;p style=&quot;-qt-paragraph-type:empty; margin-top:0px; margin-bottom:0px; margin-left:0px; margin-right:0px; -qt-block-indent:0; text-indent:0px; font-weight:400; color:#204a87;&quot;&gt;&lt;br /&gt;&lt;/p&gt;&lt;/body&gt;&lt;/html&gt;</string>
         </property>
        </widget>
       </item>
      </layout>
     </widget>
     <widget class="QWidget" name="tab_2">
      <attribute name="title">
       <string>Examples</string>
      </attribute>
      <layout class="QVBoxLayout" name="verticalLayout_3">
       <item>
        <widget class="QTableView" name="TV">
         <property name="font">
          <font>
           <pointsize>13</pointsize>
           <weight>50</weight>
           <bold>false</bold>
          </font>
         </property>
         <property name="styleSheet">
          <string notr="true">color: rgb(32, 74, 135);</string>
         </property>
         <property name="editTriggers">
          <set>QAbstractItemView::NoEditTriggers</set>
         </property>
         <property name="alternatingRowColors">
          <bool>true</bool>
         </property>
         <property name="selectionMode">
          <enum>QAbstractItemView::SingleSelection</enum>
         </property>
         <property name="selectionBehavior">
          <enum>QAbstractItemView::SelectRows</enum>
         </property>
        </widget>
       </item>
      </layout>
     </widget>
    </widget>
   </item>
   <item>
    <layout class="QHBoxLayout" name="horizontalLayout">
     <item>
      <spacer name="horizontalSpacer">
       <property name="orientation">
        <enum>Qt::Horizontal</enum>
       </property>
       <property name="sizeHint" stdset="0">
        <size>
         <width>40</width>
         <height>20</height>
        </size>
       </property>
      </spacer>
     </item>
     <item>
      <widget class="QPushButton" name="okBtn">
       <property name="minimumSize">
        <size>
         <width>100</width>
         <height>30</height>
        </size>
       </property>
       <property name="maximumSize">
        <size>
         <width>100</width>
         <height>30</height>
        </size>
       </property>
       <property name="font">
        <font>
         <weight>75</weight>
         <bold>true</bold>
        </font>
       </property>
       <property name="styleSheet">
        <string notr="true">color: rgb(92, 53, 102);</string>
       </property>
       <property name="text">
        <string>Close</string>
       </property>
      </widget>
     </item>
    </layout>
   </item>
  </layout>
 </widget>
 <resources>
  <include location="../../../../image.qrc"/>
 </resources>
 <connections/>
</ui>
